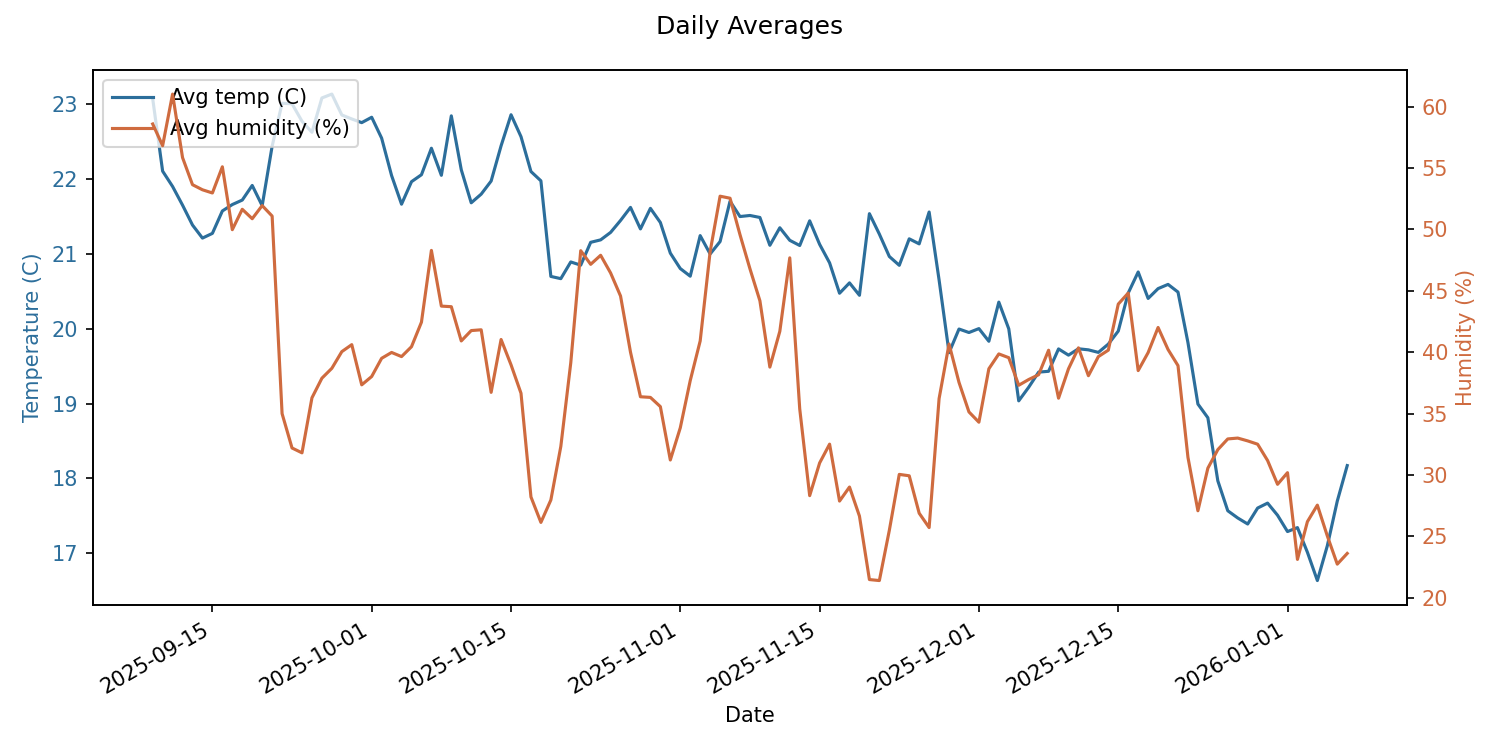

Here is the Python script that generated this plot:
#!/usr/bin/env python3
import argparse
import csv
import datetime as dt
import math
from collections import defaultdict
from pathlib import Path

import matplotlib.pyplot as plt


def parse_timestamp(value: str) -> dt.datetime:
    cleaned = value.strip().strip('"')
    if cleaned.endswith("Z"):
        cleaned = f"{cleaned[:-1]}+00:00"
    return dt.datetime.fromisoformat(cleaned)


def parse_float(value: str):
    cleaned = value.strip()
    if cleaned == "":
        return None
    try:
        return float(cleaned)
    except ValueError:
        return None


def load_daily_averages(path: Path):
    aggregates = defaultdict(lambda: {"temp_sum": 0.0, "temp_count": 0, "hum_sum": 0.0, "hum_count": 0})

    with path.open(newline="") as handle:
        reader = csv.DictReader(handle)
        for row in reader:
            ts = row.get("timestamp", "").strip()
            if not ts:
                continue
            try:
                day = parse_timestamp(ts).date()
            except ValueError:
                continue

            temp = parse_float(row.get("temperature_c", ""))
            if temp is not None:
                aggregates[day]["temp_sum"] += temp
                aggregates[day]["temp_count"] += 1

            humidity = parse_float(row.get("humidity_percent", ""))
            if humidity is not None:
                aggregates[day]["hum_sum"] += humidity
                aggregates[day]["hum_count"] += 1

    days = sorted(aggregates.keys())
    temps = []
    hums = []
    for day in days:
        record = aggregates[day]
        if record["temp_count"]:
            temps.append(record["temp_sum"] / record["temp_count"])
        else:
            temps.append(math.nan)
        if record["hum_count"]:
            hums.append(record["hum_sum"] / record["hum_count"])
        else:
            hums.append(math.nan)

    return days, temps, hums


def plot_daily_averages(days, temps, hums, output_path: Path):
    fig, ax_temp = plt.subplots(figsize=(10, 5))
    ax_temp.plot(days, temps, color="#2c6e9b", label="Avg temp (C)")
    ax_temp.set_xlabel("Date")
    ax_temp.set_ylabel("Temperature (C)", color="#2c6e9b")
    ax_temp.tick_params(axis="y", labelcolor="#2c6e9b")

    ax_hum = ax_temp.twinx()
    ax_hum.plot(days, hums, color="#cf6b3f", label="Avg humidity (%)")
    ax_hum.set_ylabel("Humidity (%)", color="#cf6b3f")
    ax_hum.tick_params(axis="y", labelcolor="#cf6b3f")

    fig.suptitle("Daily Averages")
    fig.autofmt_xdate()

    lines, labels = ax_temp.get_legend_handles_labels()
    lines2, labels2 = ax_hum.get_legend_handles_labels()
    ax_temp.legend(lines + lines2, labels + labels2, loc="upper left")

    fig.tight_layout()
    fig.savefig(output_path, dpi=150)


def resolve_default_input():
    script_dir = Path(__file__).parent
    utils_path = script_dir / "readings.csv"
    if utils_path.exists():
        return utils_path
    # Fallback to project root
    project_root = script_dir.parent
    return project_root / "readings.csv"


def main():
    script_dir = Path(__file__).parent
    parser = argparse.ArgumentParser(description="Compute daily averages and plot temperature/humidity.")
    parser.add_argument(
        "--input",
        "-i",
        type=Path,
        default=resolve_default_input(),
        help="Input CSV with timestamp, temperature_c, humidity_percent columns.",
    )
    parser.add_argument(
        "--output",
        "-o",
        type=Path,
        default=script_dir / "daily_averages.png",
        help="Output PNG path.",
    )
    args = parser.parse_args()

    days, temps, hums = load_daily_averages(args.input)
    if not days:
        raise SystemExit(f"No data found in {args.input}")

    plot_daily_averages(days, temps, hums, args.output)
    print(f"Wrote {args.output}")


if __name__ == "__main__":
    main()
